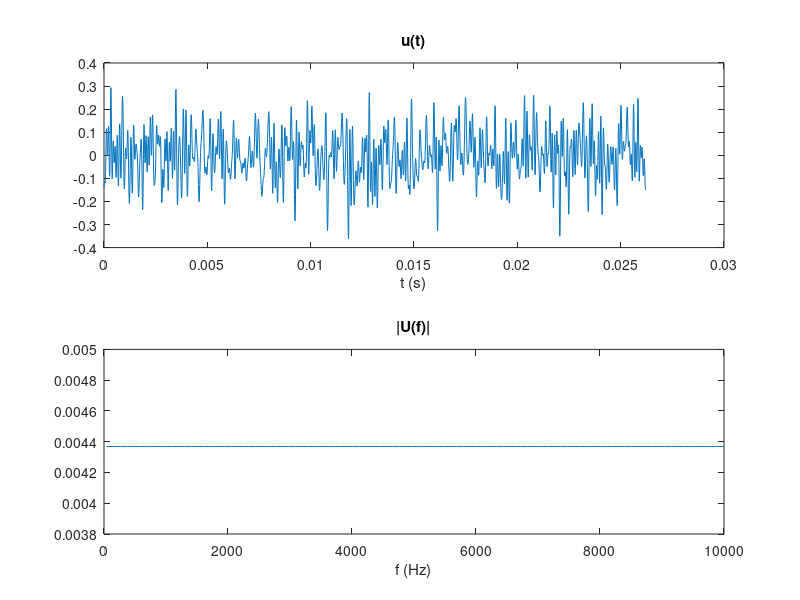

Write the MATLAB code that produced this figure. (Note: this script raises an error after producing the figure.)
clear
close all


load("inputs/robust_input_P=2_M=20_RMS=100mV")
Fs = 78.125e3;
Ts = 1/Fs;
N = 2048;
fmax = 10e3;
kmax = floor(fmax/Fs*N);
ExcitedHarm = 1:kmax;

k = 0:N-1;
t = k*Ts;
f = k*Fs/N;
f = f(ExcitedHarm+1);
U = 1/N*fft(u);

%% input for open loop
m = 1;
um = u(:,m);
Um = U(:,m);
Um = Um(ExcitedHarm+1);
figure
subplot(2,1,1)
plot(t,um)
title('u(t)')
xlabel('t (s)')
subplot(2,1,2)
plot(f,abs(Um))
title('|U(f)|')
xlabel('f (Hz)')

rms_t = rms(um);
rms_f = sqrt(2)*sqrt(sum(abs(Um).^2));

%% input for closed loop
load('CLk')
load("non-parametric_est_P=2_M=20_RMS=100mV")
GBLA = GBLA(ExcitedHarm+1);
R_to_U = CLk./GBLA;

R_to_U_complete = zeros(N,1);
R_to_U_complete(ExcitedHarm+1) = R_to_U;
R_to_U_complete = fft(2*real(ifft(R_to_U_complete)));

REF_CL = U./R_to_U_complete;
REF_CL(abs(U) < 1e-9) = 0;
ref_CL = N*ifft(REF_CL);
rms_ref_CL = rms(ref_CL(:,m));

save_data(ref_CL,P,'robust_input_P=2_M=20_RMS=100mV_at_G_in_CL')

figure
subplot(2,1,1)
plot(t,ref_CL(:,m))
title('u(t) (CL)')
xlabel('t (s)')
subplot(2,1,2)
plot(f,db(REF_CL(ExcitedHarm+1,m)))
title('|U(f)|_{dB} (CL)')
xlabel('f (Hz)')

%% input for controller measuring
load('Kk')

Kk_complete = zeros(N,1);
Kk_complete(ExcitedHarm+1) = Kk;
Kk_complete = fft(2*real(ifft(Kk_complete)));

REF_K = U./Kk_complete;
REF_K(abs(U) < 1e-9) = 0;
ref_K = N*ifft(REF_K);
rms_ref_K = rms(ref_K(:,m));

save_data(ref_K,P,'robust_input_P=2_M=20_RMS=100mV_at_K')

figure
% subplot(2,1,1)
% plot(t,ref_K(:,m))
% title('u(t) (CL)')
% xlabel('t (s)')
% subplot(2,1,2)
plot(f,db(REF_K(ExcitedHarm+1,m)),'b-','Linewidth',4)
title('|U(f)|^2_{dB} (1 period, 1 realization)')
xlabel('f (Hz)')
plot_options(gca)
set(gca,'xscale','log')
xlim([min(f),max(f)])
print(gcf,'controller_input_for_meas','-depsc')

function save_data(u,P,name)
    save(name,'u','P')
end

function plot_options(gca)
    set(gca,'Linewidth',4)
    set(gca,'Fontsize',14)
    grid on
end